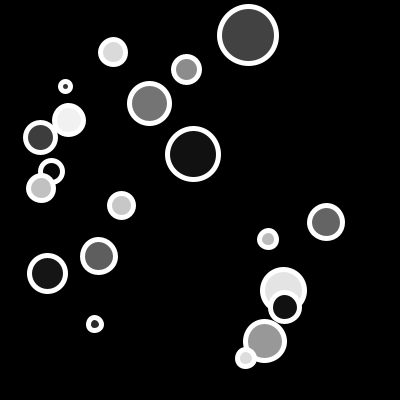
Frame 1 (no input)
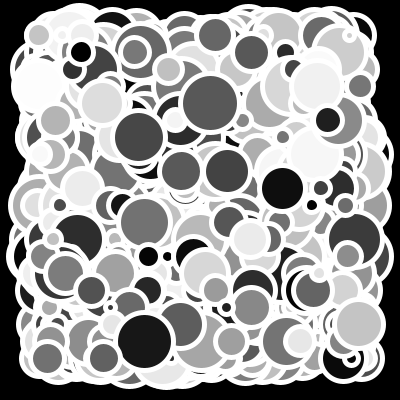
Frame 60 (the mouse pressed at the canvas centre just before this capture)
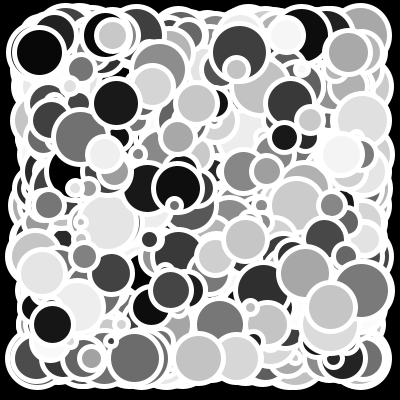
Frame 120 (the mouse held since frame 60 and released just before this capture)

The Processing sketch that drew these frames (run headless with seeded random() and noise(); from frame 60 on, the mouse is pressed at the canvas centre):

// Processing sketch: processing_146168
// ── processing_146168.pde

/*
* workshop MIRADAS - trace(s) 2014
 * mariana carranza
 * introduction to Processing
 * array-random
 * 20 circles in random position x
 */


// declare the arrays: what sort of thing stored the boxes
// int, float, vectors or other objects
float[] posX;
int[] grayScale;
int[] radios;

// the vertical distance between circles
float vstep;


// setup is called just one time at the beginning
void setup() {

  size(400, 400);
  smooth();
  // black background
  background(0);

  // initialize the arrays: how many boxes stores the array
  posX = new float[20];
  grayScale = new int[20];
  radios = new int[20];
}


void draw() {

  //background(0);

  //fill the boxes using a "for" structure
  for (int i = 0; i < 20; i++) {
    posX[i] = random(35, 365);
    grayScale[i] = int(random(0, 255));
    radios[i] = int(random(10, 60));
  }

  vstep = (400-70)/19;
  // draw the first circle at ypos = 35
  float posY = 35;

  //drawing circles using the array's data
  stroke(255);
  strokeWeight(5);
  for (int i = 0; i < 20; i++) {
    fill(grayScale[i]);
    ellipse(posX[i], posY, radios[i], radios[i]);
    // aument of y position
    posY += vstep;
  }
}
